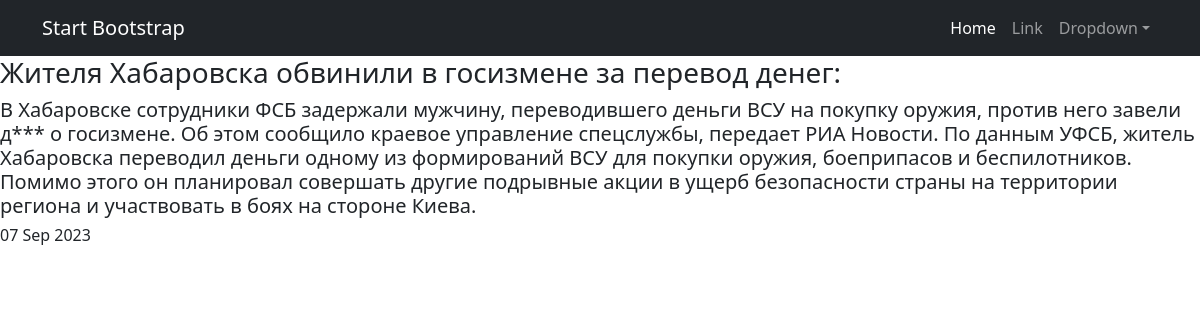
Screenshot of /post/2 with the database file from the repository.
### NewsPortals/models.py (models this page shows, shortened)
class Post(models.Model):
    article = 'A'
    news = 'N'
    author = models.ForeignKey(Author, on_delete=models.CASCADE)
    type = models.CharField(max_length=1, default=news)
    in_post = models.DateTimeField(auto_now_add=True)
    category = models.ManyToManyField(Category, through='PostCategory')
    heading = models.CharField(max_length=25)
    text = models.TextField()
    rating = models.IntegerField(default=0)

### NewsPortals/views.py (the view)
# urls.py: path('<int:pk>', PostsDetail.as_view()),
class PostsDetail(DetailView):
    model = Post
    template_name = 'posts.html'
    context_object_name = 'posts'

### NewsPortals/templatetags/custom_filters.py (called while the page is built)
@register.filter()
def censor(value):
   list = ['команда', 'дело', 'жизни']
   for word in value.split():
      if word in list:
         value = value.replace(word, f"{word[0]}{'*' * (len(word) - 1)}")
   return value

### NewsPortal/templates/posts.html (shortened to what this page needs)
{% extends 'flatpages/default.html' %}
{% load custom_filters %}
{% block content %}
<h3>
    {{ posts.heading }}:
</h3>
<h5>
    {{ posts.text | censor }}
</h5>
<h6>
    {{ posts.in_post | date:'d M Y' }}
</h6>
{% endblock content %}

### rows the page displays
Post: heading "Жителя Хабаровска обвинили в госизмене за перевод денег", text|censor "В Хабаровске сотрудники ФСБ задержали мужчину, переводившего деньги ВСУ на покупку оружия, против него завели д*** о госизмене. Об этом сообщило краевое управление спецслужбы, передает РИА Новости. По данным УФСБ, житель Хабаровска переводил деньги одному из формирований ВСУ для покупки оружия, боеприпасов и беспилотников. Помимо этого он планировал совершать другие подрывные акции в ущерб безопасности страны на территории региона и участвовать в боях на стороне Киева.", in_post "07 Sep 2023"
